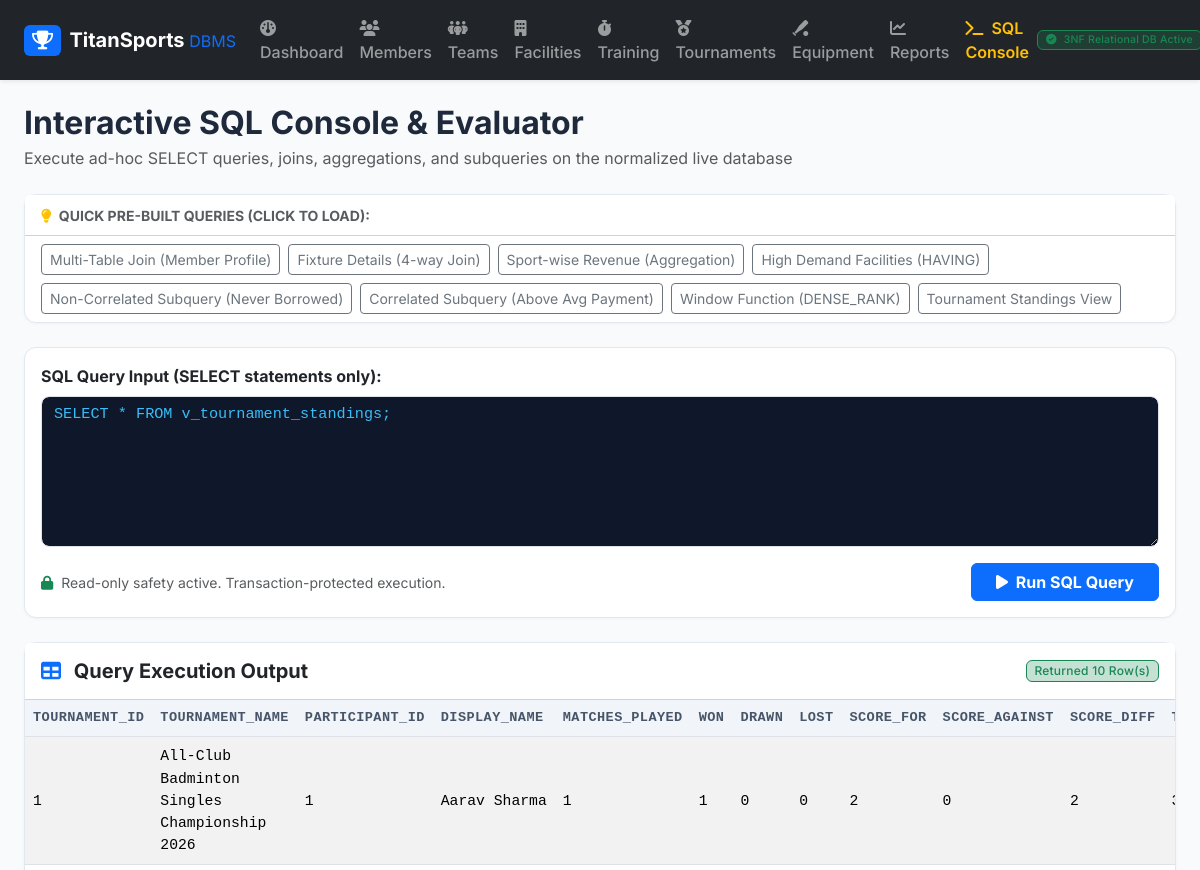
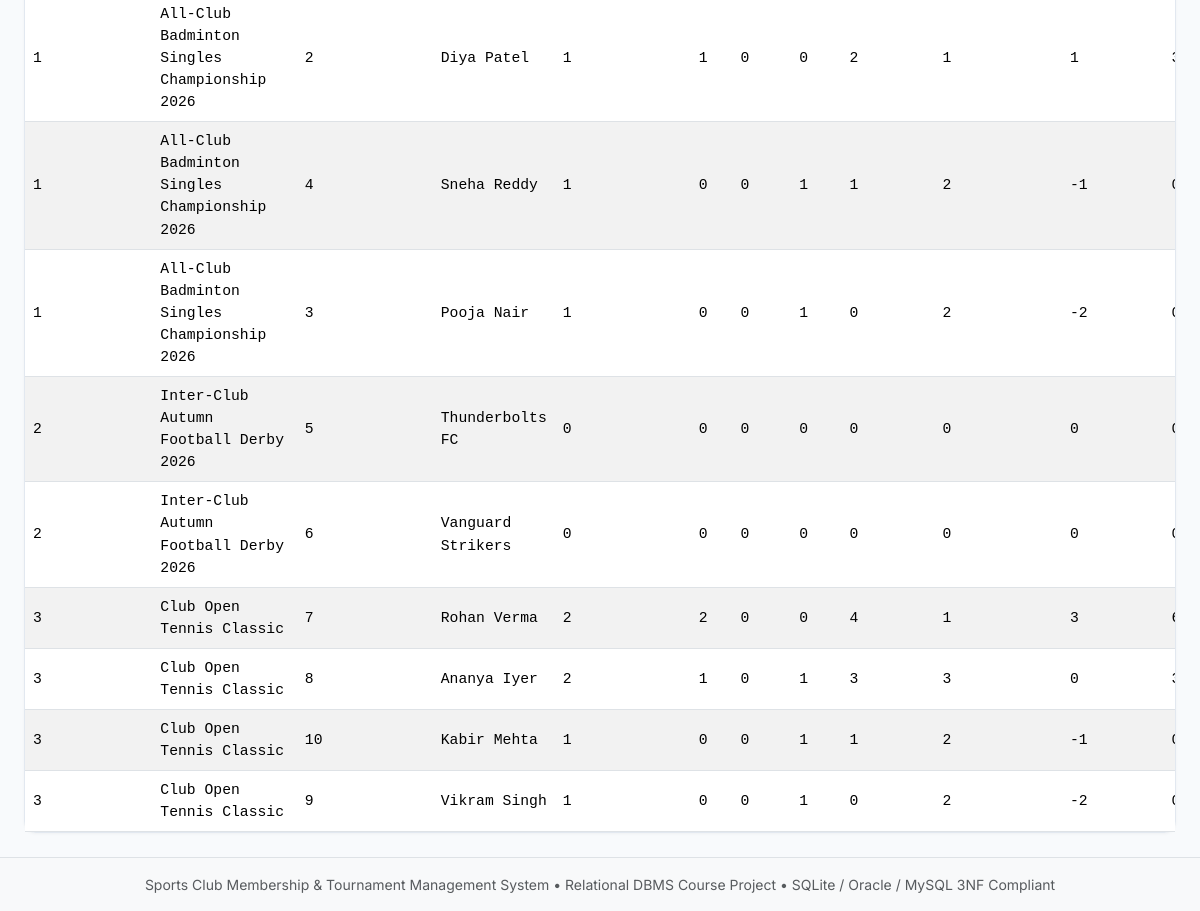
Screenshot of /sql-console with the database file from the repository (2 pictures, top to bottom).
### tables this page shows
CREATE TABLE tournament_participants (
    participant_id INTEGER PRIMARY KEY AUTOINCREMENT,
    tournament_id INTEGER NOT NULL,
    team_id INTEGER,
    member_id INTEGER,
    display_name TEXT NOT NULL,
    registration_date DATE NOT NULL DEFAULT (CURRENT_DATE),
    seed_number INTEGER CHECK (seed_number > 0),
    payment_status TEXT NOT NULL DEFAULT 'PAID' CHECK (payment_status IN ('PAID', 'PENDING')),
    status TEXT NOT NULL DEFAULT 'ACTIVE' CHECK (status IN ('REGISTERED', 'ACTIVE', 'ELIMINATED', 'WINNER', 'RUNNER_UP')),
    CHECK (team_id IS NOT NULL OR member_id IS NOT NULL),
    UNIQUE (tournament_id, team_id),
    UNIQUE (tournament_id, member_id),
    FOREIGN KEY (tournament_id) REFERENCES tournaments(tournament_id) ON DELETE CASCADE,
    FOREIGN KEY (team_id) REFERENCES teams(team_id) ON DELETE CASCADE,
    FOREIGN KEY (member_id) REFERENCES members(member_id) ON DELETE CASCADE
);

CREATE TABLE tournaments (
    tournament_id INTEGER PRIMARY KEY AUTOINCREMENT,
    tournament_name TEXT NOT NULL,
    sport_id INTEGER NOT NULL,
    start_date DATE NOT NULL,
    end_date DATE NOT NULL,
    format TEXT NOT NULL DEFAULT 'ROUND_ROBIN' CHECK (format IN ('KNOCKOUT', 'ROUND_ROBIN', 'LEAGUE')),
    entry_fee REAL NOT NULL DEFAULT 0.0 CHECK (entry_fee >= 0.0),
    prize_pool REAL NOT NULL DEFAULT 0.0 CHECK (prize_pool >= 0.0),
    status TEXT NOT NULL DEFAULT 'UPCOMING' CHECK (status IN ('UPCOMING', 'ONGOING', 'COMPLETED', 'CANCELLED')),
    CHECK (end_date >= start_date),
    FOREIGN KEY (sport_id) REFERENCES sports(sport_id) ON DELETE RESTRICT
);

### app/app.py (the view)
@app.route("/sql-console", methods=["GET", "POST"])
def sql_console():
    query_result = None
    default_query = "SELECT * FROM v_tournament_standings;"
    sql_input = default_query
    if request.method == "POST":
        sql_input = request.form.get("sql_query", "")
        query_result = reports_service.run_custom_query(sql_input)
    else:
        query_result = reports_service.run_custom_query(default_query)
    return render_template("sql_console.html", sql_query=sql_input, result=query_result)

### app/services/reports_service.py (called while the page is built)
def run_custom_query(sql_query):
    cleaned = sql_query.strip()
    if not cleaned:
        return {"columns": [], "rows": [], "error": "Query cannot be empty."}
    if not cleaned.lower().startswith("select"):
        return {"columns": [], "rows": [], "error": "Only SELECT statements are permitted in the SQL Console."}
    conn = get_connection()
    try:
        cur = conn.cursor()
        cur.execute(cleaned)
        columns = [desc[0] for desc in cur.description] if cur.description else []
        rows = [list(r) for r in cur.fetchall()]
        return {"columns": columns, "rows": rows, "error": None, "count": len(rows)}
    except Exception as e:
        return {"columns": [], "rows": [], "error": str(e)}
    finally:
        conn.close()

### database/db_manager.py (called while the page is built)
def get_connection(db_path=None):
    target_path = db_path or DB_PATH
    conn = sqlite3.connect(target_path)
    conn.row_factory = sqlite3.Row
    conn.execute("PRAGMA foreign_keys = ON;")
    return conn

### app/templates/sql_console.html (shortened to what this page needs)
{% extends "base.html" %}
{% block content %}
<div class="d-flex flex-wrap justify-content-between align-items-center mb-4 gap-2">
    <div>
        <h2 class="fw-bold mb-1">Interactive SQL Console & Evaluator</h2>
        <p class="text-muted mb-0">Execute ad-hoc SELECT queries, joins, aggregations, and subqueries on the normalized live database</p>
    </div>
</div>
<div class="card mb-4">
    <div class="card-header bg-white py-2">
        <span class="fw-bold text-muted small text-uppercase"><i class="fa-solid fa-lightbulb text-warning me-1"></i> Quick Pre-built Queries (Click to load):</span>
    </div>
    <div class="card-body py-2">
        <div class="d-flex flex-wrap gap-2">
            <button class="btn btn-sm btn-outline-secondary" onclick="setQuery(q1)">Multi-Table Join (Member Profile)</button>
            <button class="btn btn-sm btn-outline-secondary" onclick="setQuery(q2)">Fixture Details (4-way Join)</button>
            <button class="btn btn-sm btn-outline-secondary" onclick="setQuery(q3)">Sport-wise Revenue (Aggregation)</button>
            <button class="btn btn-sm btn-outline-secondary" onclick="setQuery(q4)">High Demand Facilities (HAVING)</button>
            <button class="btn btn-sm btn-outline-secondary" onclick="setQuery(q5)">Non-Correlated Subquery (Never Borrowed)</button>
            <button class="btn btn-sm btn-outline-secondary" onclick="setQuery(q6)">Correlated Subquery (Above Avg Payment)</button>
            <button class="btn btn-sm btn-outline-secondary" onclick="setQuery(q7)">Window Function (DENSE_RANK)</button>
            <button class="btn btn-sm btn-outline-secondary" onclick="setQuery(q8)">Tournament Standings View</button>
        </div>
    </div>
</div>
<div class="card mb-4">
    <div class="card-body">
        <form method="POST" action="{{ url_for('sql_console') }}">
            <div class="mb-3">
                <label class="form-label fw-bold">SQL Query Input (SELECT statements only):</label>
                <textarea name="sql_query" id="sqlQueryInput" rows="6" class="form-control sql-editor" required>{{ sql_query }}</textarea>
            </div>
            <div class="d-flex justify-content-between align-items-center">
                <div class="small text-muted">
                    <i class="fa-solid fa-lock text-success me-1"></i> Read-only safety active. Transaction-protected execution.
                </div>
                <button type="submit" class="btn btn-primary px-4 fw-bold">
                    <i class="fa-solid fa-play me-1"></i> Run SQL Query
                </button>
            </div>
        </form>
    </div>
</div>
{% if result %}
<div class="card">
    <div class="card-header bg-white py-3 d-flex justify-content-between align-items-center">
        <h5 class="fw-bold mb-0"><i class="fa-solid fa-table text-primary me-2"></i> Query Execution Output</h5>
        {% if not result.error %}
            <span class="badge bg-success bg-opacity-25 text-success border border-success">Returned {{ result.count }} Row(s)</span>
        {% else %}
            <span class="badge bg-danger">Execution Failed</span>
        {% endif %}
    </div>
    <div class="card-body p-0">
        {% if result.error %}
            <div class="p-4">
                <div class="alert alert-danger mb-0">
                    <i class="fa-solid fa-circle-xmark me-2"></i><strong>Database Error:</strong> {{ result.error }}
                </div>
            </div>
        {% else %}
            <div class="table-responsive">
                <table class="table table-hover table-striped align-middle mb-0 font-monospace small">
                    <thead>
                        <tr>
                            {% for col in result.columns %}
                            <th>{{ col }}</th>
                            {% endfor %}
                        </tr>
                    </thead>
                    <tbody>
                        {% for row in result.rows %}
                        <tr>
                            {% for val in row %}
                            <td>{{ val if val is not none else 'NULL' }}</td>
                            {% endfor %}
                        </tr>
                        {% else %}
                        <tr>
                            <td colspan="{{ result.columns|length }}" class="text-center py-4 text-muted">Query executed successfully but returned 0 rows.</td>
                        </tr>
                        {% endfor %}
                    </tbody>
                </table>
            </div>
        {% endif %}
    </div>
</div>
{% endif %}
{% endblock %}

### app/static/css/custom.css (style rules this page uses)
body { font-family: 'Inter', -apple-system, BlinkMacSystemFont, "Segoe UI", Roboto, sans-serif; background-color: #f8fafc; color: #1e293b; min-height: 100vh; display: flex; flex-direction: column; }
.card { border-radius: 12px; border: 1px solid #e2e8f0; box-shadow: 0 1px 3px rgba(0,0,0,0.04); transition: transform 0.15s ease, box-shadow 0.15s ease; }
.table th { background-color: #f1f5f9; font-weight: 600; font-size: 0.85rem; text-transform: uppercase; letter-spacing: 0.03em; color: #475569; }
.table td { vertical-align: middle; font-size: 0.92rem; }
.badge { font-weight: 500; letter-spacing: 0.02em; }
.sql-editor { font-family: 'Consolas', 'Courier New', monospace; font-size: 0.95rem; background-color: #0f172a; color: #38bdf8; border-radius: 8px; resize: vertical; }

### rows the page displays
tournament_participants: val "1" "1" "1" "1" "0" "0" "2" "0" "2", display_name "Aarav Sharma"
tournaments: tournament_name "All-Club Badminton Singles Championship 2026"
tournament_participants: val "1" "2" "1" "1" "0" "0" "2" "1" "1", display_name "Diya Patel"
tournament_participants: val "1" "4" "1" "0" "0" "1" "1" "2" "-1", display_name "Sneha Reddy"
tournament_participants: val "1" "3" "1" "0" "0" "1" "0" "2" "-2", display_name "Pooja Nair"
tournament_participants: val "2" "5" "0" "0" "0" "0" "0" "0" "0", display_name "Thunderbolts FC"
tournaments: tournament_name "Inter-Club Autumn Football Derby 2026"
tournament_participants: val "2" "6" "0" "0" "0" "0" "0" "0" "0", display_name "Vanguard Strikers"
tournament_participants: val "3" "7" "2" "2" "0" "0" "4" "1" "3", display_name "Rohan Verma"
tournaments: tournament_name "Club Open Tennis Classic"
tournament_participants: val "3" "8" "2" "1" "0" "1" "3" "3" "0", display_name "Ananya Iyer"
tournament_participants: val "3" "10" "1" "0" "0" "1" "1" "2" "-1", display_name "Kabir Mehta"
tournament_participants: val "3" "9" "1" "0" "0" "1" "0" "2" "-2", display_name "Vikram Singh"

### other values shown
{{ result.count }} "10"
{{ col }} "TOURNAMENT_ID" "TOURNAMENT_NAME" "PARTICIPANT_ID" "DISPLAY_NAME" "MATCHES_PLAYED" "WON" "DRAWN" "LOST" "SCORE_FOR" "SCORE_AGAINST" "SCORE_DIFF"
